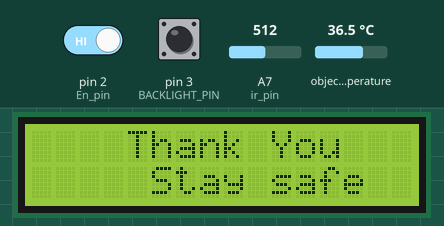
A sketch run on a simulated Arduino Nano, built with avr-gcc and run on an emulated ATmega328P. On the bench: 16×2 character LCD. Inputs (shaded band) come from the test bench; at power-on: pin 2 (En_pin) HIGH, pin 3 (BACKLIGHT_PIN) HIGH, A7 (ir_pin) = 512, object temperature 36.5 °C. What the sketch prints to the serial monitor is not drawn.

Above: at 4.6 s.
4.7 s: pin 2 (En_pin) driven LOW
At 5.9 s:
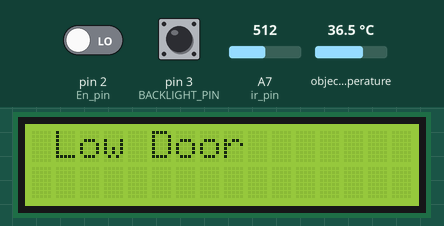
6.2 s: pin 3 (BACKLIGHT_PIN) driven LOW
At 6.7 s:
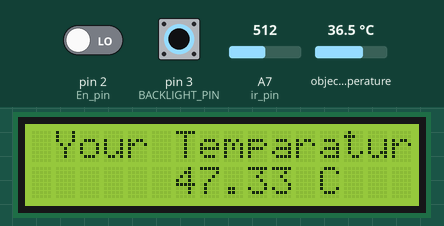
7.7 s: pin 3 (BACKLIGHT_PIN) pulsed HIGH 2 times (0.12 s each, 0.3 s apart)
At 9.0 s:
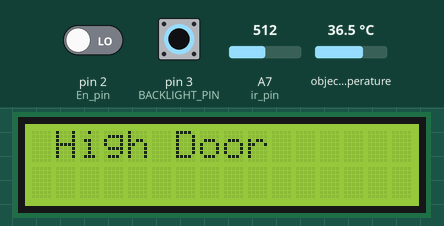
Timing chart, 0 to 10.7 s (numbered marks = the images above; inputs shaded):
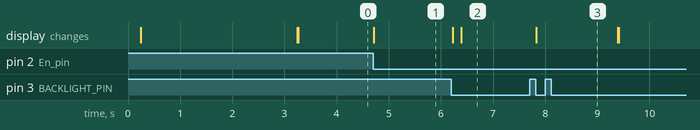

The sketch:

Automation_Temparature_System.ino
```cpp
#include <LiquidCrystal_I2C.h>
#include <Wire.h>
#include <Adafruit_MLX90614.h>

#define I2C_ADDR 0x3F //I2C adress, you should use the code to scan the adress first (0x27) here
//#define I2C_ADDR 0x27
#define BACKLIGHT_PIN 3 // Declaring LCD Pins
#define En_pin 2
#define Rw_pin 1
#define Rs_pin 0
#define D4_pin 4
#define D5_pin 5
#define D6_pin 6
#define D7_pin 7

#define low_temp_led_pin 10
#define high_temp_led_pin 10

#define low_temp_door_pin 2
#define high_temp_door_pin 3

#define ir_pin A7

const int proximity_max_distance = 170;
const int wait_time_for_IR_sensor = 100;
const int max_temparature = 37;

bool std_state = false;

LiquidCrystal_I2C lcd(I2C_ADDR, En_pin, Rw_pin, Rs_pin, D4_pin, D5_pin, D6_pin, D7_pin);
Adafruit_MLX90614 mlx = Adafruit_MLX90614();


int Stage = 0;

void setup() {
  Serial.begin(9600);

  mlx.begin();
  lcd.begin (16, 2);
  lcd.setBacklightPin(BACKLIGHT_PIN, POSITIVE);
  lcd.setBacklight(HIGH); //Lighting backlight
  lcd.home ();

  pinMode(ir_pin, INPUT);
  Stage = 1;
}


void loop() {
  //  const int temparature = temp();
  //  const int len = len_to_hand();
  //  Serial.print("Temparature : ");
  //  Serial.println(temparature);
  //  Serial.print("Length      : ");
  //  Serial.println(len);
  //  Serial.println();
  //  delay(200);

  //    lcd.setCursor(0, 1);
  //    lcd.print("Target  ");
  //    lcd.print(mlx.readObjectTempC());
  //    lcd.print(" C");

  switch (Stage) {
    case 1:
      Serial.println("Stage 1");
      stage_1();
      break;
    case 2:
      Serial.println("Stage 2");
      stage_2();
      break;
    case 3:
      Serial.println("Stage 3");
      stage_3();
      break;
    default:
      break;
  }
}
```

Docs.ino
```cpp
/*
Stage 1 : Get into the room
  Steps: Wait until hand come to thermo meter
Stage 2 : Get Reading
  Steps: Get Reading
    Beek sound and indicate the door to get out.
Stage 3 : Set Interupts for door sensors
Stage 4 : Leave room
  Steps: Countdown for 10s.
    Check leaser sensor and wait until the student get out.
    Reset the auduino
*/
```

Services.ino
```cpp
float temp() {
  //  Serial.print("Ambient ");
  //  Serial.println(mlx.readAmbientTempC());
  //  Serial.print("Target  ");
  //  Serial.println(mlx.readObjectTempC());
  //  Serial.println();
  const int x = 27, y = 35
                        , z = 0;
  const float val = mlx.readObjectTempC() / x * y + z;
  return val;
}

int len_to_hand() {
  const int val = analogRead(ir_pin);
  //  Serial.println(val);
  return val;
}

void check_for_hand_distance() {
  const int pre_time = millis();
  while (len_to_hand() > proximity_max_distance) {
    if (millis() - pre_time > wait_time_for_IR_sensor) {
      Stage++;
      return;
    }
  }
}

void low_temp_door_signal_on() {
  digitalWrite(low_temp_led_pin, HIGH);
  digitalWrite(high_temp_led_pin, LOW);
}

void high_temp_door_signal_on() {
  digitalWrite(low_temp_led_pin, LOW);
  digitalWrite(high_temp_led_pin, HIGH);
}

void wrong_door_alarm() {
}

void low_temp_door_interupt() {
  Serial.println("Low temparature intrupted fired");
  Serial.println(Stage);
  Serial.println(std_state);

  lcd.clear();
  lcd.setCursor(1, 0);
  lcd.print("Low Door");

  if (Stage == 4) {
    if (std_state == true) {
      Stage = 1;
      lcd.clear();
    } else {
      wrong_door_alarm();
    }
  }
}

void high_temp_door_interupt() {
  Serial.println("High temparature intrupted fired");
  Serial.println(Stage);
  Serial.println(std_state);

  lcd.clear();
  lcd.setCursor(1, 0);
  lcd.print("High Door");

  if (Stage == 4) {
    if (std_state == true) {
      wrong_door_alarm();
    } else {
      Stage = 1;
      lcd.clear();
    }
  }
}


void stage_1() {
  digitalWrite(low_temp_led_pin, LOW);
  digitalWrite(high_temp_led_pin, LOW);

  lcd.setCursor(6, 0);
  lcd.print("Wellcome");
  //  lcd.setCursor(1, 1);
  //  lcd.print("Pull your hand near to the temparature sensor");

  check_for_hand_distance();
}


void stage_2() {
  float temparature = 0;
  const int count = 50;
  for (int i = 0; i < count; i++) {
    temparature += temp();
  }
  temparature /= count;

  lcd.clear();
  lcd.setCursor(1, 0);
  lcd.print("Your Temparature");
  lcd.setCursor(6, 1);
  lcd.print(temparature);
  lcd.print(" C");

  std_state = temparature < max_temparature;

  if (std_state) {
    low_temp_door_signal_on();
  } else  {
    high_temp_door_signal_on();
  }
  Stage++;
  delay(3000);
  lcd.clear();
}


void stage_3() {
  attachInterrupt(digitalPinToInterrupt(low_temp_door_pin), low_temp_door_interupt, FALLING);
  attachInterrupt(digitalPinToInterrupt(high_temp_door_pin), high_temp_door_interupt, FALLING);
  lcd.setCursor(4, 0);
  lcd.print("Thank You");
  lcd.setCursor(5, 1);
  lcd.print("Stay safe");
  Stage++;
}
```

Measured:
- after the input at 4.7 s, the display: changes at once (image 1)
- after the input at 6.2 s, the display: first changes at once (image 2 shows a later state)
- after the input at 7.7 s, the display: changes after 0.13 s (image 3)
